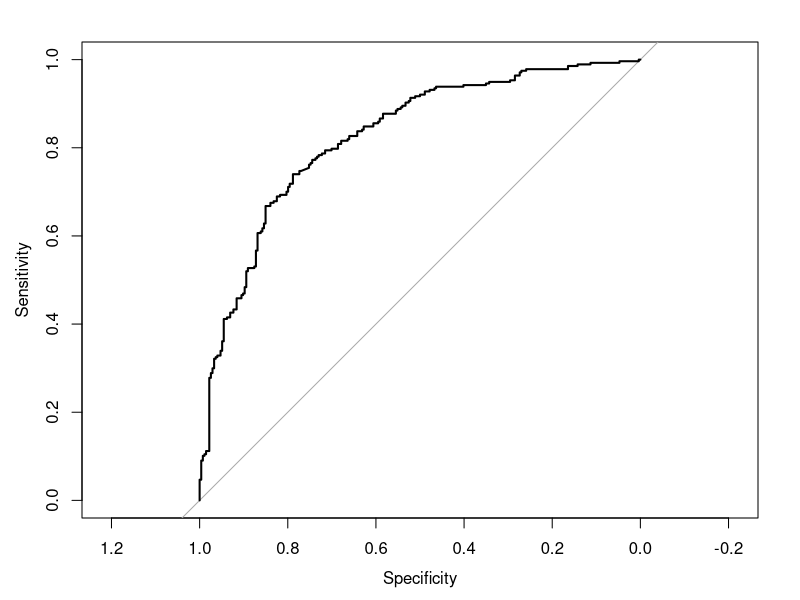

Generate this figure with R:
####################################################################################################

library("dplyr")
library("ggplot2")
library("glmnet")
library("corrplot")
library("zoo")
install.packages("pROC")

library("pROC")

#####################################################################################################


######################## predict gender using activities ###############################


df = read.csv("./Week2/speeddating-aggregated.csv")

head(df)

response = data.matrix(dplyr::select(df, gender))

predictors =  data.matrix(dplyr::select(df, sports:yoga))



response_and_predictors_df = data.frame(predictors, response)

mdl = glm(gender ~ . , family = "binomial", response_and_predictors_df)

predictions = predict(mdl, response_and_predictors_df)

roc_obj = pROC::roc(response[,1], predictions)

coef(mdl)

plot(roc_obj)   #plots ROC curve

curr_auc = auc(roc_obj)





